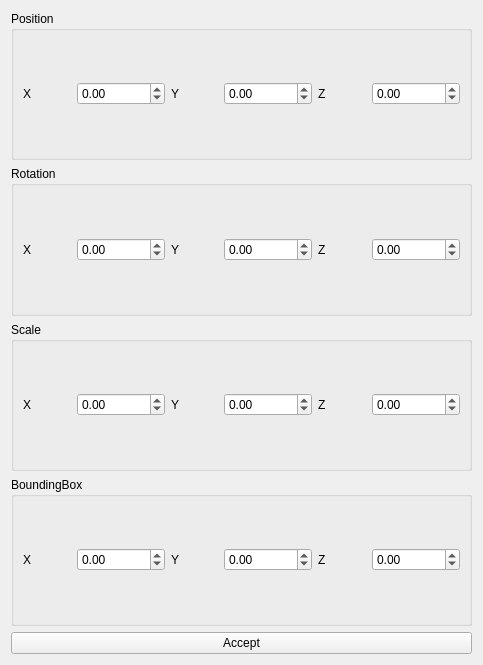
<?xml version="1.0" encoding="UTF-8"?>
<ui version="4.0">
 <class>TransformRichParameterWidget</class>
 <widget class="QWidget" name="TransformRichParameterWidget">
  <property name="geometry">
   <rect>
    <x>0</x>
    <y>0</y>
    <width>483</width>
    <height>665</height>
   </rect>
  </property>
  <property name="windowTitle">
   <string>Form</string>
  </property>
  <property name="autoFillBackground">
   <bool>false</bool>
  </property>
  <layout class="QVBoxLayout" name="verticalLayout">
   <item>
    <widget class="QGroupBox" name="groupBox">
     <property name="title">
      <string>Position</string>
     </property>
     <layout class="QHBoxLayout" name="horizontalLayout">
      <item>
       <widget class="QLabel" name="label">
        <property name="text">
         <string>X</string>
        </property>
       </widget>
      </item>
      <item>
       <widget class="QDoubleSpinBox" name="doubleSpinBoxPosX">
        <property name="minimum">
         <double>-1000000.000000000000000</double>
        </property>
        <property name="maximum">
         <double>1000000.000000000000000</double>
        </property>
        <property name="singleStep">
         <double>0.100000000000000</double>
        </property>
       </widget>
      </item>
      <item>
       <widget class="QLabel" name="label_2">
        <property name="text">
         <string>Y</string>
        </property>
       </widget>
      </item>
      <item>
       <widget class="QDoubleSpinBox" name="doubleSpinBoxPosY">
        <property name="minimum">
         <double>-1000000.000000000000000</double>
        </property>
        <property name="maximum">
         <double>1000000.000000000000000</double>
        </property>
        <property name="singleStep">
         <double>0.100000000000000</double>
        </property>
       </widget>
      </item>
      <item>
       <widget class="QLabel" name="label_3">
        <property name="text">
         <string>Z</string>
        </property>
       </widget>
      </item>
      <item>
       <widget class="QDoubleSpinBox" name="doubleSpinBoxPosZ">
        <property name="minimum">
         <double>-1000000.000000000000000</double>
        </property>
        <property name="singleStep">
         <double>0.100000000000000</double>
        </property>
        <property name="value">
         <double>0.000000000000000</double>
        </property>
       </widget>
      </item>
     </layout>
    </widget>
   </item>
   <item>
    <widget class="QGroupBox" name="groupBox2">
     <property name="title">
      <string>Rotation</string>
     </property>
     <layout class="QHBoxLayout" name="horizontalLayout_3">
      <item>
       <widget class="QLabel" name="label_13">
        <property name="text">
         <string>X</string>
        </property>
       </widget>
      </item>
      <item>
       <widget class="QDoubleSpinBox" name="doubleSpinBoxRotX">
        <property name="minimum">
         <double>-1000000.000000000000000</double>
        </property>
        <property name="maximum">
         <double>1000000.000000000000000</double>
        </property>
        <property name="singleStep">
         <double>0.100000000000000</double>
        </property>
       </widget>
      </item>
      <item>
       <widget class="QLabel" name="label_14">
        <property name="text">
         <string>Y</string>
        </property>
       </widget>
      </item>
      <item>
       <widget class="QDoubleSpinBox" name="doubleSpinBoxRotY">
        <property name="minimum">
         <double>-1000000.000000000000000</double>
        </property>
        <property name="maximum">
         <double>1000000.000000000000000</double>
        </property>
        <property name="singleStep">
         <double>0.100000000000000</double>
        </property>
       </widget>
      </item>
      <item>
       <widget class="QLabel" name="label_15">
        <property name="text">
         <string>Z</string>
        </property>
       </widget>
      </item>
      <item>
       <widget class="QDoubleSpinBox" name="doubleSpinBoxRotZ">
        <property name="minimum">
         <double>-1000000.000000000000000</double>
        </property>
        <property name="maximum">
         <double>1000000.000000000000000</double>
        </property>
        <property name="singleStep">
         <double>0.100000000000000</double>
        </property>
       </widget>
      </item>
     </layout>
    </widget>
   </item>
   <item>
    <widget class="QGroupBox" name="groupBox1">
     <property name="title">
      <string>Scale</string>
     </property>
     <layout class="QHBoxLayout" name="horizontalLayout_2">
      <item>
       <widget class="QLabel" name="label_10">
        <property name="text">
         <string>X</string>
        </property>
       </widget>
      </item>
      <item>
       <widget class="QDoubleSpinBox" name="doubleSpinBoxScaleX">
        <property name="minimum">
         <double>-1000000.000000000000000</double>
        </property>
        <property name="maximum">
         <double>1000000.000000000000000</double>
        </property>
        <property name="singleStep">
         <double>0.100000000000000</double>
        </property>
       </widget>
      </item>
      <item>
       <widget class="QLabel" name="label_11">
        <property name="text">
         <string>Y</string>
        </property>
       </widget>
      </item>
      <item>
       <widget class="QDoubleSpinBox" name="doubleSpinBoxScaleY">
        <property name="minimum">
         <double>-1000000.000000000000000</double>
        </property>
        <property name="maximum">
         <double>1000000.000000000000000</double>
        </property>
        <property name="singleStep">
         <double>0.100000000000000</double>
        </property>
       </widget>
      </item>
      <item>
       <widget class="QLabel" name="label_12">
        <property name="text">
         <string>Z</string>
        </property>
       </widget>
      </item>
      <item>
       <widget class="QDoubleSpinBox" name="doubleSpinBoxScaleZ">
        <property name="minimum">
         <double>-1000000.000000000000000</double>
        </property>
        <property name="maximum">
         <double>1000000.000000000000000</double>
        </property>
        <property name="singleStep">
         <double>0.100000000000000</double>
        </property>
       </widget>
      </item>
     </layout>
    </widget>
   </item>
   <item>
    <widget class="QGroupBox" name="groupBox1_2">
     <property name="title">
      <string>BoundingBox</string>
     </property>
     <layout class="QHBoxLayout" name="horizontalLayout_4">
      <item>
       <widget class="QLabel" name="label_16">
        <property name="text">
         <string>X</string>
        </property>
       </widget>
      </item>
      <item>
       <widget class="QDoubleSpinBox" name="doubleSpinBoxBboxX">
        <property name="minimum">
         <double>-1000000.000000000000000</double>
        </property>
        <property name="maximum">
         <double>10000000.000000000000000</double>
        </property>
        <property name="singleStep">
         <double>0.100000000000000</double>
        </property>
       </widget>
      </item>
      <item>
       <widget class="QLabel" name="label_17">
        <property name="text">
         <string>Y</string>
        </property>
       </widget>
      </item>
      <item>
       <widget class="QDoubleSpinBox" name="doubleSpinBoxBboxY">
        <property name="minimum">
         <double>-1000000.000000000000000</double>
        </property>
        <property name="maximum">
         <double>1000000.000000000000000</double>
        </property>
        <property name="singleStep">
         <double>0.100000000000000</double>
        </property>
       </widget>
      </item>
      <item>
       <widget class="QLabel" name="label_18">
        <property name="text">
         <string>Z</string>
        </property>
       </widget>
      </item>
      <item>
       <widget class="QDoubleSpinBox" name="doubleSpinBoxBboxZ">
        <property name="minimum">
         <double>-1000000.000000000000000</double>
        </property>
        <property name="maximum">
         <double>1000000.000000000000000</double>
        </property>
        <property name="singleStep">
         <double>0.100000000000000</double>
        </property>
       </widget>
      </item>
     </layout>
    </widget>
   </item>
   <item>
    <widget class="QPushButton" name="pushButtonAccept">
     <property name="text">
      <string>Accept</string>
     </property>
     <property name="default">
      <bool>false</bool>
     </property>
     <property name="flat">
      <bool>false</bool>
     </property>
    </widget>
   </item>
  </layout>
 </widget>
 <resources/>
 <connections/>
</ui>
